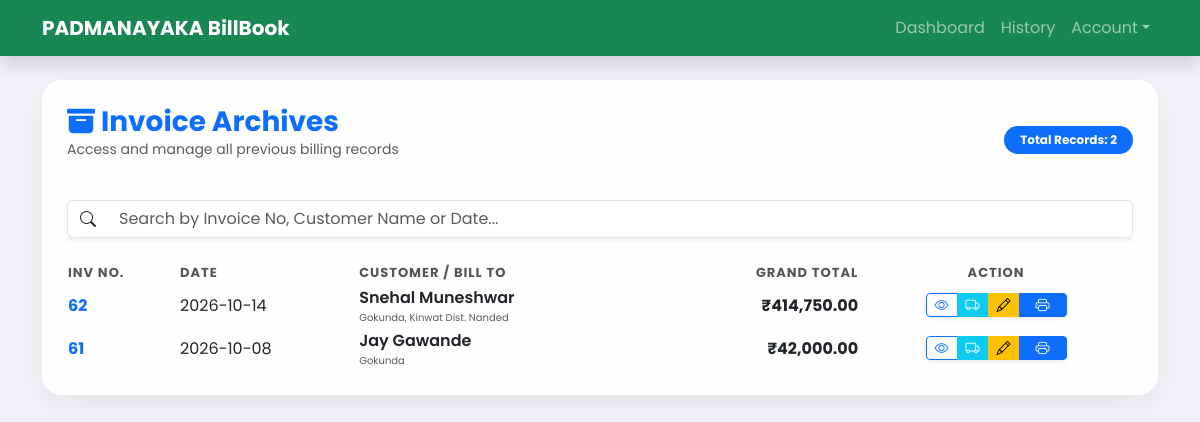
The page /history (signed in) on the database its author committed.
### app.py (models this page shows)
class Invoice(db.Model):
    id = db.Column(db.Integer, primary_key=True)
    invoice_no = db.Column(db.Integer, unique=True)
    date = db.Column(db.String(20))
    due_date = db.Column(db.String(20))
    bill_to = db.Column(db.Text)
    ship_to = db.Column(db.Text)
    buyer_gstin = db.Column(db.String(100))
    transporter_id_name = db.Column(db.String(100), default="SELF")
    trans_doc_no = db.Column(db.String(100))
    transport_mode = db.Column(db.String(100), default="Road")
    vehicle_no = db.Column(db.String(100))
    transport_from = db.Column(db.String(100), default="Nanded")
    cewb_no = db.Column(db.String(100), default="-")
    multi_veh_info = db.Column(db.String(50), default="-")
    portal_no = db.Column(db.String(100), default="1")
    approx_distance = db.Column(db.String(100), default="0 km")
    total_taxable = db.Column(db.Float)
    total_tax = db.Column(db.Float)
    grand_total = db.Column(db.Float)
    items = db.relationship(
        "InvoiceItem", backref="invoice", cascade="all, delete-orphan"
    )

### app.py (the view)
@app.route("/history")
@login_required
def history():
    bills = Invoice.query.order_by(Invoice.invoice_no.desc()).all()
    return render_template("history.html", bills=bills)

### app.py (called while the page is built)
@login_manager.user_loader
def load_user(user_id):
    return User.query.get(int(user_id))

### templates/history.html (shortened to what this page needs)
{% extends 'base.html' %}
{% block content %}
<div class="glass-card p-4">
    <div class="d-flex justify-content-between align-items-center mb-4">
        <div>
            <h3 class="text-primary fw-bold mb-0"><i class="bi bi-archive-fill"></i> Invoice Archives</h3>
            <p class="text-muted small">Access and manage all previous billing records</p>
        </div>
        <div class="text-end">
            <span class="badge bg-primary rounded-pill px-3 py-2">Total Records: {{ bills|length }}</span>
        </div>
    </div>
    <div class="input-group mb-4 shadow-sm">
        <span class="input-group-text bg-white border-end-0"><i class="bi bi-search"></i></span>
        <input type="text" id="historySearch" class="form-control border-start-0" placeholder="Search by Invoice No, Customer Name or Date...">
    </div>
    <div class="table-responsive">
        <table class="table-hover align-middle w-100" id="historyTable">
            <thead class="table-light">
                <tr>
                    <th scope="col">Inv No.</th>
                    <th scope="col">Date</th>
                    <th scope="col">Customer / Bill To</th>
                    <th scope="col" class="text-end">Grand Total</th>
                    <th scope="col" class="text-center">Action</th>
                </tr>
            </thead>
            <tbody>
            {% for inv in bills %}
                <tr>
                    <td class="fw-bold text-primary">{{ inv.invoice_no }}</td>
                    <td>{{ inv.date }}</td>
                    <td>
                        <div class="d-flex flex-column">
                            <span class="fw-semibold">{{ inv.bill_to.split('\n')[0] }}</span>
                            <small class="text-muted" style="font-size: 10px;">{{ inv.bill_to.split('\n')[1] if inv.bill_to.split('\n')|length > 1 else '' }}</small>
                        </div>
                    </td>
                    <td class="text-end fw-bold">₹{{ "{:,.2f}".format(inv.grand_total) }}</td>
                    <td class="text-center">
                        <div class="btn-group shadow-sm">
                            <a href="/invoice/{{ inv.id }}" class="btn btn-sm btn-outline-primary" title="View Invoice">
                                <i class="bi bi-eye"></i>
                            </a>
                            <a href="/eway-bill/{{ inv.id }}" class="btn btn-sm btn-info text-white" title="Generate E-Way Bill">
                                <i class="bi bi-truck"></i>
                            </a>
                            <a href="/edit/{{ inv.id }}" class="btn btn-sm btn-warning" title="Edit">
                                <i class="bi bi-pencil"></i>
                            </a>
                            <button onclick="window.location.href='/invoice/{{ inv.id }}?print=true'" class="btn btn-sm btn-primary px-3" title="Print">
                                <i class="bi bi-printer"></i>
                            </button>
                        </div>
                    </td>
                </tr>
            {% endfor %}
            </tbody>
        </table>
    </div>
</div>
{% endblock %}

### templates/base.html (style rules this page uses)
body { font-family: 'Poppins', sans-serif; background: #f0f2f5; }
.glass-card { background: rgba(255,255,255,0.9); backdrop-filter: blur(15px); border-radius: 20px; border: 1px solid rgba(255,255,255,0.4); box-shadow: 0 10px 30px rgba(0,0,0,0.05); }

### templates/history.html (style rules this page uses)
#historyTable thead th { font-size: 13px; text-transform: uppercase; letter-spacing: 1px; color: #555; }

### rows shown on the page
Invoice: invoice_no "62", date "2026-10-14", bill_to "Snehal Muneshwar", bill_to.split|length "Gokunda, Kinwat Dist. Nanded", grand_total "414,750.00"
Invoice: invoice_no "61", date "2026-10-08", bill_to "Jay Gawande", bill_to.split|length "Gokunda", grand_total "42,000.00"

### other values the page prints
{{ bills|length }} "2"
